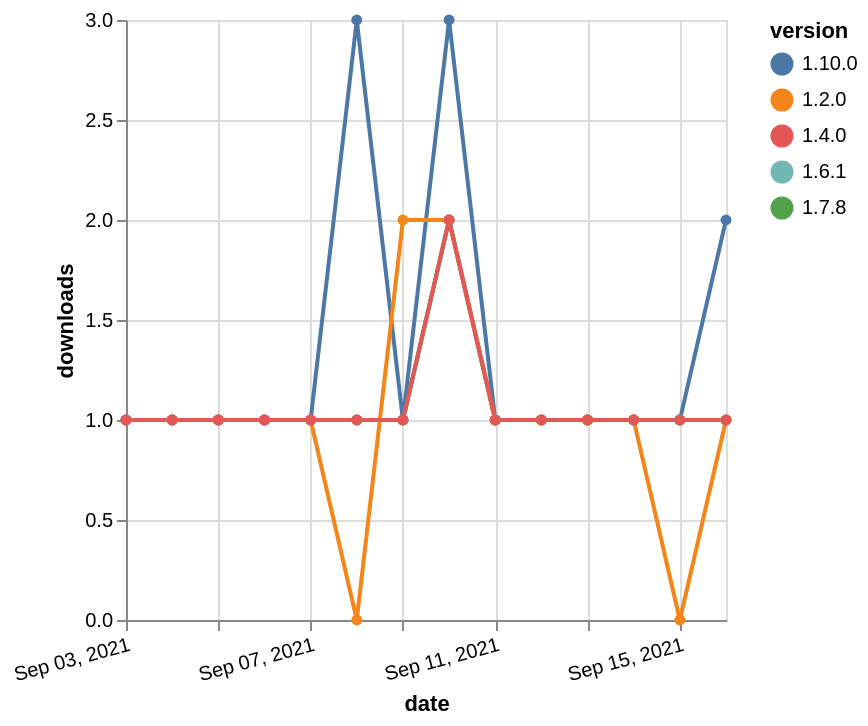

Describe this chart as a Vega-Lite specification.
### Vega-Lite specification from a JSON file in a GitHub repository (floating-point values rounded to 4 significant figures)
{"$schema": "https://vega.github.io/schema/vega-lite/v5.json", "description": "A simple bar chart with embedded data.", "data": {"values": [{"date": "2021-09-03", "total": 197, "delta": 1, "version": "1.6.1"}, {"date": "2021-09-04", "total": 198, "delta": 1, "version": "1.6.1"}, {"date": "2021-09-05", "total": 199, "delta": 1, "version": "1.6.1"}, {"date": "2021-09-06", "total": 200, "delta": 1, "version": "1.6.1"}, {"date": "2021-09-07", "total": 201, "delta": 1, "version": "1.6.1"}, {"date": "2021-09-08", "total": 202, "delta": 1, "version": "1.6.1"}, {"date": "2021-09-09", "total": 203, "delta": 1, "version": "1.6.1"}, {"date": "2021-09-10", "total": 205, "delta": 2, "version": "1.6.1"}, {"date": "2021-09-11", "total": 206, "delta": 1, "version": "1.6.1"}, {"date": "2021-09-12", "total": 207, "delta": 1, "version": "1.6.1"}, {"date": "2021-09-13", "total": 208, "delta": 1, "version": "1.6.1"}, {"date": "2021-09-14", "total": 209, "delta": 1, "version": "1.6.1"}, {"date": "2021-09-15", "total": 210, "delta": 1, "version": "1.6.1"}, {"date": "2021-09-16", "total": 211, "delta": 1, "version": "1.6.1"}, {"date": "2021-09-03", "total": 202, "delta": 1, "version": "1.10.0"}, {"date": "2021-09-04", "total": 203, "delta": 1, "version": "1.10.0"}, {"date": "2021-09-05", "total": 204, "delta": 1, "version": "1.10.0"}, {"date": "2021-09-06", "total": 205, "delta": 1, "version": "1.10.0"}, {"date": "2021-09-07", "total": 206, "delta": 1, "version": "1.10.0"}, {"date": "2021-09-08", "total": 209, "delta": 3, "version": "1.10.0"}, {"date": "2021-09-09", "total": 210, "delta": 1, "version": "1.10.0"}, {"date": "2021-09-10", "total": 213, "delta": 3, "version": "1.10.0"}, {"date": "2021-09-11", "total": 214, "delta": 1, "version": "1.10.0"}, {"date": "2021-09-12", "total": 215, "delta": 1, "version": "1.10.0"}, {"date": "2021-09-13", "total": 216, "delta": 1, "version": "1.10.0"}, {"date": "2021-09-14", "total": 217, "delta": 1, "version": "1.10.0"}, {"date": "2021-09-15", "total": 218, "delta": 1, "version": "1.10.0"}, {"date": "2021-09-16", "total": 220, "delta": 2, "version": "1.10.0"}, {"date": "2021-09-03", "total": 176, "delta": 1, "version": "1.7.8"}, {"date": "2021-09-04", "total": 177, "delta": 1, "version": "1.7.8"}, {"date": "2021-09-05", "total": 178, "delta": 1, "version": "1.7.8"}, {"date": "2021-09-06", "total": 179, "delta": 1, "version": "1.7.8"}, {"date": "2021-09-07", "total": 180, "delta": 1, "version": "1.7.8"}, {"date": "2021-09-08", "total": 181, "delta": 1, "version": "1.7.8"}, {"date": "2021-09-09", "total": 182, "delta": 1, "version": "1.7.8"}, {"date": "2021-09-10", "total": 184, "delta": 2, "version": "1.7.8"}, {"date": "2021-09-11", "total": 185, "delta": 1, "version": "1.7.8"}, {"date": "2021-09-12", "total": 186, "delta": 1, "version": "1.7.8"}, {"date": "2021-09-13", "total": 187, "delta": 1, "version": "1.7.8"}, {"date": "2021-09-14", "total": 188, "delta": 1, "version": "1.7.8"}, {"date": "2021-09-15", "total": 189, "delta": 1, "version": "1.7.8"}, {"date": "2021-09-16", "total": 190, "delta": 1, "version": "1.7.8"}, {"date": "2021-09-03", "total": 250, "delta": 1, "version": "1.2.0"}, {"date": "2021-09-04", "total": 251, "delta": 1, "version": "1.2.0"}, {"date": "2021-09-05", "total": 252, "delta": 1, "version": "1.2.0"}, {"date": "2021-09-06", "total": 253, "delta": 1, "version": "1.2.0"}, {"date": "2021-09-07", "total": 254, "delta": 1, "version": "1.2.0"}, {"date": "2021-09-08", "total": 254, "delta": 0, "version": "1.2.0"}, {"date": "2021-09-09", "total": 256, "delta": 2, "version": "1.2.0"}, {"date": "2021-09-10", "total": 258, "delta": 2, "version": "1.2.0"}, {"date": "2021-09-11", "total": 259, "delta": 1, "version": "1.2.0"}, {"date": "2021-09-12", "total": 260, "delta": 1, "version": "1.2.0"}, {"date": "2021-09-13", "total": 261, "delta": 1, "version": "1.2.0"}, {"date": "2021-09-14", "total": 262, "delta": 1, "version": "1.2.0"}, {"date": "2021-09-15", "total": 262, "delta": 0, "version": "1.2.0"}, {"date": "2021-09-16", "total": 263, "delta": 1, "version": "1.2.0"}, {"date": "2021-09-03", "total": 205, "delta": 1, "version": "1.4.0"}, {"date": "2021-09-04", "total": 206, "delta": 1, "version": "1.4.0"}, {"date": "2021-09-05", "total": 207, "delta": 1, "version": "1.4.0"}, {"date": "2021-09-06", "total": 208, "delta": 1, "version": "1.4.0"}, {"date": "2021-09-07", "total": 209, "delta": 1, "version": "1.4.0"}, {"date": "2021-09-08", "total": 210, "delta": 1, "version": "1.4.0"}, {"date": "2021-09-09", "total": 211, "delta": 1, "version": "1.4.0"}, {"date": "2021-09-10", "total": 213, "delta": 2, "version": "1.4.0"}, {"date": "2021-09-11", "total": 214, "delta": 1, "version": "1.4.0"}, {"date": "2021-09-12", "total": 215, "delta": 1, "version": "1.4.0"}, {"date": "2021-09-13", "total": 216, "delta": 1, "version": "1.4.0"}, {"date": "2021-09-14", "total": 217, "delta": 1, "version": "1.4.0"}, {"date": "2021-09-15", "total": 218, "delta": 1, "version": "1.4.0"}, {"date": "2021-09-16", "total": 219, "delta": 1, "version": "1.4.0"}]}, "width": "container", "mark": {"type": "line", "point": {"filled": true}}, "encoding": {"x": {"field": "date", "type": "temporal", "timeUnit": "yearmonthdate", "title": "date", "axis": {"labelAngle": -15}}, "y": {"field": "delta", "type": "quantitative", "title": "downloads"}, "color": {"field": "version", "type": "nominal"}, "tooltip": {"field": "delta"}}}
